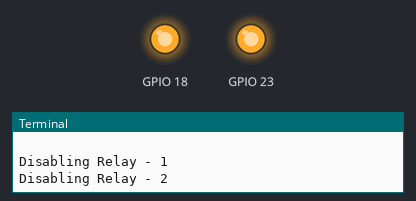
A program run on a simulated Raspberry Pi (BCM pin numbers). Shown: output pins drawn as LEDs (lit = HIGH), the last lines printed to the terminal. The clock reads 2024-03-15 10:24:30 at power-on unless the program sets it. At 8.0 s the program stops and its outputs stay as they are.

Above: at 5.1 s.
At 8.1 s:
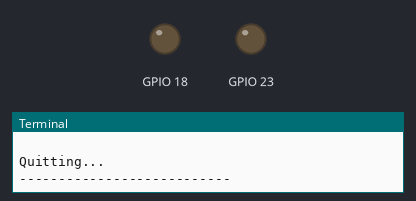
Timing chart, 0 to 9.5 s (numbered marks = the images above):
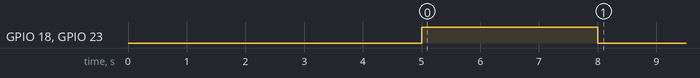

The program:

waterPi.py
```python
#!/usr/bin/python
# RasPi GPIO Controller

# Headers

import RPi.GPIO as GPIO
import time
from datetime import datetime

# Declarations

timer = 3

# Definitions


def start_motor(arg1):
    # Logic
    return


def stop_motor(arg1):
    # Logic
    return


def relay_up(arg1):
    print("Enabling Relay " + str(arg1))

    if arg1 == 1:
        # print("Relay1 ON --- GPIO18 LOW")
        GPIO.output(18, GPIO.LOW)
        # time.sleep(5)

    if arg1 == 2:
        # print("Relay2 ON --- GPIO23 LOW")
        GPIO.output(23, GPIO.LOW)
        # time.sleep(5)

    return


def relay_down(arg1):
    print("Disabling Relay - " + str(arg1))

    if arg1 == 1:
        # print("Relay1 OFF --- GPIO18 HIGH")
        GPIO.output(18, GPIO.HIGH)
        # time.sleep(2)

    if arg1 == 2:
        # print("Relay2 OFF --- GPIO23 HIGH")
        GPIO.output(23, GPIO.HIGH)
        time.sleep(2)

    return


# Main Code Begins

print("----------------------------")
print("Init...")

GPIO.setmode(GPIO.BCM)
GPIO.setwarnings(False)

GPIO.setup(18, GPIO.OUT)
GPIO.setup(23, GPIO.OUT)

time.sleep(1)

# GPIO.output(18, GPIO.LOW)
# GPIO.output(23, GPIO.LOW)
# time.sleep(1)
# GPIO.output(18, GPIO.HIGH)
# GPIO.output(23, GPIO.HIGH)

print("GPIO States : 18 & 13 -> " + str(GPIO.input(18)) + " & " + str(GPIO.input(23)))

time.sleep(1)

print("\nStart Motor for " + str(timer) + " seconds..\n")

relay_up(1)
relay_up(2)
time.sleep(timer)

print("\nStopping Motor..\n")
relay_down(1)
relay_down(2)
time.sleep(1)

print(datetime.now())
print("\nQuitting...")
print("---------------------------")

GPIO.output(18, GPIO.HIGH)
GPIO.output(23, GPIO.HIGH)
GPIO.cleanup()

# End Code
```
